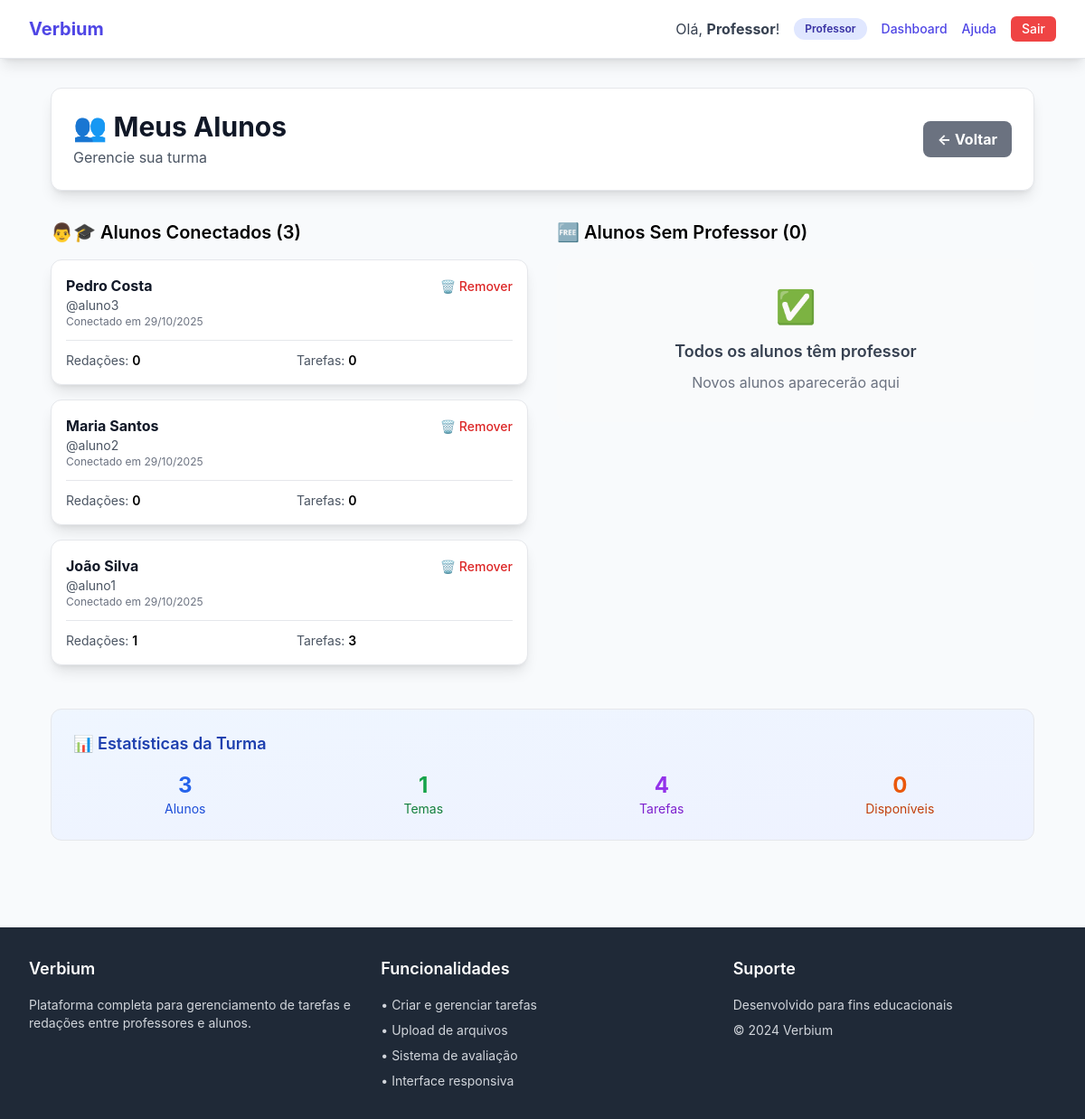
/meus-alunos/ (signed in), run on an earlier commit of the app's database.
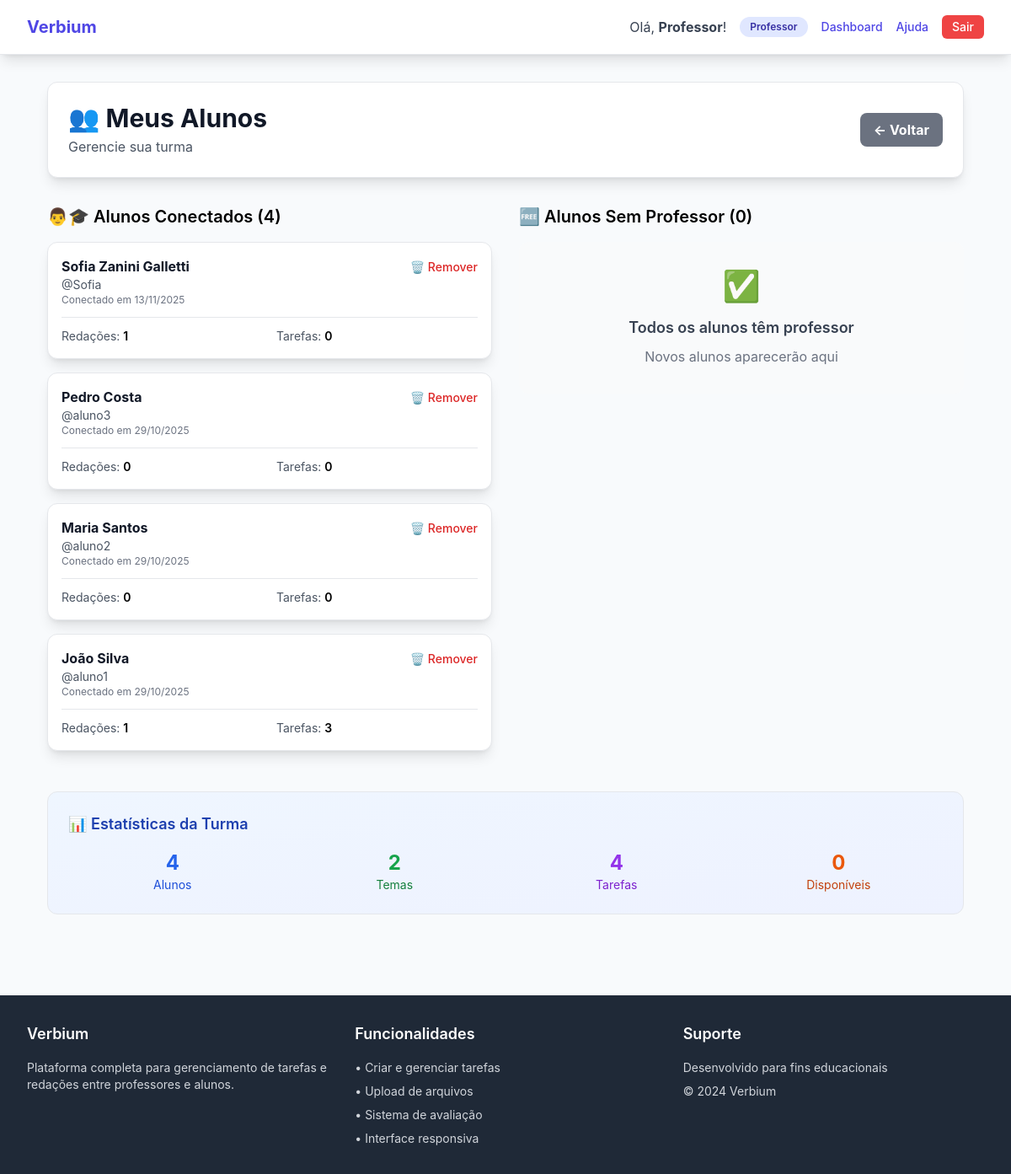
And on a later commit of the database.
### tarefas/models.py (models this page shows, shortened)
class DesignacaoAluno(models.Model):
    professor = models.ForeignKey(User, on_delete=models.CASCADE,
                                  limit_choices_to={'is_superuser': True},
                                  related_name='alunos_designados',
                                  verbose_name='Professor')
    aluno = models.ForeignKey(User, on_delete=models.CASCADE,
                              limit_choices_to={'is_superuser': False},
                              related_name='professor_designado',
                              verbose_name='Aluno')
    data_designacao = models.DateTimeField(default=timezone.now, verbose_name='Data da Designação')
    ativa = models.BooleanField(default=True, verbose_name='Ativa')
    class Meta:
        verbose_name = 'Designação de Aluno'
        verbose_name_plural = 'Designações de Alunos'
        unique_together = ('professor', 'aluno')
        ordering = ['-data_designacao']

### tarefas/views_trocar_professor.py (the view, shortened to what this page needs)
# urls.py: path('meus-alunos/', meus_alunos, name='meus_alunos'),
@login_required
def meus_alunos(request):
    if not request.user.is_superuser:
        messages.error(request, 'Apenas professores podem acessar esta página!')
        return redirect('tarefas:dashboard')
    designacoes = DesignacaoAluno.objects.filter(professor=request.user, ativa=True).select_related('aluno')
    alunos_com_professor = DesignacaoAluno.objects.filter(ativa=True).values_list('aluno_id', flat=True)
    alunos_sem_professor = User.objects.filter(is_superuser=False).exclude(id__in=alunos_com_professor)
    return render(request, 'tarefas/meus_alunos.html', {
        'designacoes': designacoes,
        'alunos_sem_professor': alunos_sem_professor
    })

### templates/tarefas/meus_alunos.html (shortened to what this page needs)
{% extends 'base.html' %}
{% block content %}
<div class="max-w-6xl mx-auto px-4 sm:px-6 lg:px-8 py-8">
    <header class="mb-8 bg-white p-6 rounded-xl shadow-lg border">
        <div class="flex justify-between items-center">
            <div>
                <h1 class="text-3xl font-bold text-gray-900">👥 Meus Alunos</h1>
                <p class="text-gray-600 mt-1">Gerencie sua turma</p>
            </div>
            <a href="{% url 'tarefas:dashboard' %}" class="bg-gray-500 hover:bg-gray-600 text-white font-bold py-2 px-4 rounded-lg">
                ← Voltar
            </a>
        </div>
    </header>
    <div class="grid grid-cols-1 lg:grid-cols-2 gap-8">
        <div>
            <h2 class="text-xl font-semibold mb-4">👨🎓 Alunos Conectados ({{ designacoes.count }})</h2>
            {% for designacao in designacoes %}
            <div class="bg-white p-4 rounded-xl shadow-lg border mb-4">
                <div class="flex justify-between items-start">
                    <div>
                        <h3 class="font-bold text-gray-900">{{ designacao.aluno.first_name|default:designacao.aluno.username }} {{ designacao.aluno.last_name }}</h3>
                        <p class="text-sm text-gray-600">@{{ designacao.aluno.username }}</p>
                        <p class="text-xs text-gray-500">Conectado em {{ designacao.data_designacao|date:"d/m/Y" }}</p>
                    </div>
                    <div class="text-right">
                        <form method="post" class="inline">
                            <button type="submit" onclick="return confirm('Remover {{ designacao.aluno.username }} da sua turma?')"
                                    class="text-red-600 hover:text-red-800 text-sm font-medium">
                                🗑️ Remover
                            </button>
                        </form>
                    </div>
                </div>
                <div class="mt-3 pt-3 border-t grid grid-cols-2 gap-4 text-sm">
                    <div>
                        <span class="text-gray-600">Redações:</span>
                        <span class="font-semibold">{{ designacao.aluno.redacoes_entregues.count }}</span>
                    </div>
                    <div>
                        <span class="text-gray-600">Tarefas:</span>
                        <span class="font-semibold">{{ designacao.aluno.minhas_entregas.count }}</span>
                    </div>
                </div>
            </div>
            {% empty %}
            <div class="bg-gray-50 p-8 rounded-xl text-center">
                <div class="text-4xl mb-4">👨🎓</div>
                <h3 class="text-lg font-semibold text-gray-700 mb-2">Nenhum aluno conectado</h3>
                <p class="text-gray-500">Adicione alunos da lista ao lado</p>
            </div>
            {% endfor %}
        </div>
        <div>
            <h2 class="text-xl font-semibold mb-4">🆓 Alunos Sem Professor ({{ alunos_sem_professor.count }})</h2>
            {% for aluno in alunos_sem_professor %}
            <div class="bg-white p-4 rounded-xl shadow-lg border mb-4">
                <div class="flex justify-between items-center">
                    <div>
                        <h3 class="font-bold text-gray-900">{{ aluno.first_name|default:aluno.username }} {{ aluno.last_name }}</h3>
                        <p class="text-sm text-gray-600">@{{ aluno.username }}</p>
                        <p class="text-xs text-gray-500">Cadastrado em {{ aluno.date_joined|date:"d/m/Y" }}</p>
                    </div>
                    <div>
                        <form method="post" class="inline">
                            {% csrf_token %}
                            <input type="hidden" name="action" value="adicionar_aluno">
                            <input type="hidden" name="aluno_id" value="{{ aluno.id }}">
                            <button type="submit" class="bg-green-600 hover:bg-green-700 text-white font-bold py-2 px-4 rounded-lg text-sm">
                                ➕ Adicionar
                            </button>
                        </form>
                    </div>
                </div>
            </div>
            {% empty %}
            <div class="bg-gray-50 p-8 rounded-xl text-center">
                <div class="text-4xl mb-4">✅</div>
                <h3 class="text-lg font-semibold text-gray-700 mb-2">Todos os alunos têm professor</h3>
                <p class="text-gray-500">Novos alunos aparecerão aqui</p>
            </div>
            {% endfor %}
        </div>
    </div>
    <div class="mt-8 bg-gradient-to-br from-blue-50 to-indigo-50 p-6 rounded-xl border">
        <h3 class="text-lg font-semibold mb-4 text-blue-800">📊 Estatísticas da Turma</h3>
        <div class="grid grid-cols-2 md:grid-cols-4 gap-4 text-center">
            <div>
                <div class="text-2xl font-bold text-blue-600">{{ designacoes.count }}</div>
                <div class="text-sm text-blue-700">Alunos</div>
            </div>
            <div>
                <div class="text-2xl font-bold text-green-600">{{ user.temas_redacao.count }}</div>
                <div class="text-sm text-green-700">Temas</div>
            </div>
            <div>
                <div class="text-2xl font-bold text-purple-600">{{ user.tarefas_criadas.count }}</div>
                <div class="text-sm text-purple-700">Tarefas</div>
            </div>
            <div>
                <div class="text-2xl font-bold text-orange-600">{{ alunos_sem_professor.count }}</div>
                <div class="text-sm text-orange-700">Disponíveis</div>
            </div>
        </div>
    </div>
</div>
{% endblock %}

### templates/base.html (shortened to what this page needs)
<!DOCTYPE html>
<html lang="pt-br">
<head>
    <script src="https://cdn.tailwindcss.com"></script>
</head>
<body class="min-h-screen">
    <nav class="bg-white shadow-lg border-b">
        <div class="max-w-7xl mx-auto px-4 sm:px-6 lg:px-8">
            <div class="flex justify-between h-16">
                <div class="flex items-center">
                    <a href="{% url 'tarefas:home' %}" class="text-xl font-bold text-indigo-600 hover:text-indigo-800 transition duration-150">Verbium</a>
                </div>
                <div class="flex items-center space-x-4">
                    {% if user.is_authenticated %}
                        <span class="text-gray-700">Olá, <strong>{{ user.first_name|default:user.username }}</strong>!</span>
                        {% if user.is_superuser %}
                            <span class="px-3 py-1 bg-indigo-100 text-indigo-800 rounded-full text-xs font-semibold">Professor</span>
                            <a href="{% url 'tarefas:dashboard' %}" class="text-indigo-600 hover:text-indigo-800 font-medium text-sm">Dashboard</a>
                            <a href="{% url 'tarefas:ajuda' %}" class="text-indigo-600 hover:text-indigo-800 font-medium text-sm">Ajuda</a>
                        {% endif %}
                        <a href="{% url 'tarefas:logout' %}" class="bg-red-500 hover:bg-red-600 text-white px-3 py-1 rounded-md text-sm font-medium transition duration-150">Sair</a>
                    {% else %}
                        <a href="/auth/login/" class="bg-indigo-600 hover:bg-indigo-700 text-white px-4 py-2 rounded-md font-medium transition duration-150">Entrar</a>
                    {% endif %}
                </div>
            </div>
        </div>
    </nav>
    <main>
        {% block content %}
        {% endblock %}
    </main>
    <footer class="bg-gray-800 text-white py-8 mt-16">
        <div class="max-w-7xl mx-auto px-4 sm:px-6 lg:px-8">
            <div class="grid grid-cols-1 md:grid-cols-3 gap-8">
                <div>
                    <h3 class="text-lg font-semibold mb-4">Verbium</h3>
                    <p class="text-gray-300 text-sm">Plataforma completa para gerenciamento de tarefas e redações entre professores e alunos.</p>
                </div>
                <div>
                    <h3 class="text-lg font-semibold mb-4">Funcionalidades</h3>
                    <ul class="text-gray-300 text-sm space-y-2">
                        <li>• Criar e gerenciar tarefas</li>
                        <li>• Upload de arquivos</li>
                        <li>• Sistema de avaliação</li>
                        <li>• Interface responsiva</li>
                    </ul>
                </div>
                <div>
                    <h3 class="text-lg font-semibold mb-4">Suporte</h3>
                    <p class="text-gray-300 text-sm mb-2">Desenvolvido para fins educacionais</p>
                    <p class="text-gray-300 text-sm">&copy; 2024 Verbium</p>
                </div>
            </div>
        </div>
    </footer>
</body>
</html>

### templates/base.html (style rules this page uses)
body { background-color: #f8fafc; font-family: 'Inter', -apple-system, BlinkMacSystemFont, sans-serif; }

What changed in the data, as far as the page shows it:
added DesignacaoAluno: aluno.first_name "Sofia", aluno.last_name "Zanini Galletti", aluno.username "Sofia", data_designacao "13/11/2025", aluno.redacoes_entregues.count "1", aluno.minhas_entregas.count "0"
Also different on the page:
{{ designacoes.count }}: "3" → "4"
{{ user.temas_redacao.count }}: "1" → "2"
